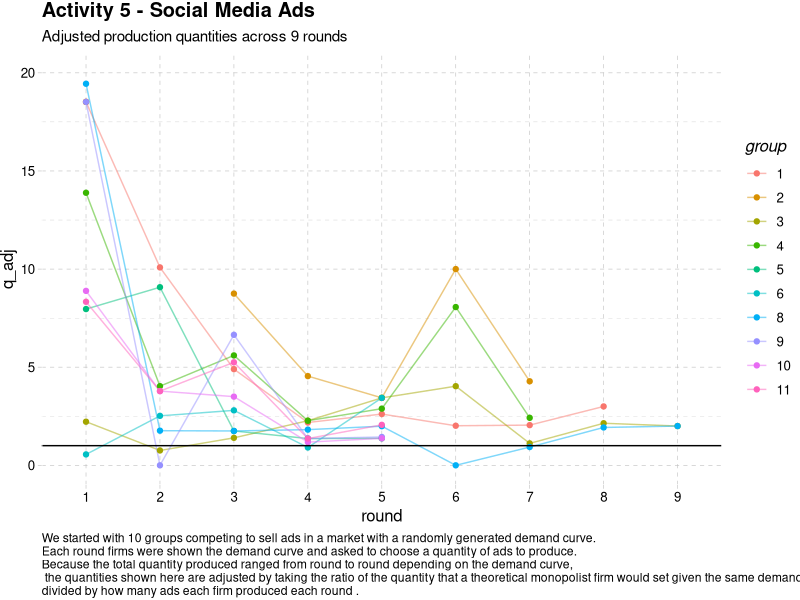

Recreate this plot in R.
## ---- chunk 1
# comments look like this
print("This is R code")
## ---- chunk 2
#| message: false
#| warning: false
# load tidyverse packages
library(tidyverse)

# load in the results recorded in class from csv file
data <- read_csv(file = "EC327F24-activity5_results.csv") %>%
  # change `group` and `round` to be categorical
  mutate(across(c(group, round), as_factor)) 

# Print the first 10 observations
head(data, n = 10)
## ---- chunk 3
#| message: false
#| warning: false
# modify data for plotting
data <- data %>%
  group_by(round) %>%
  mutate(num_firms = sum(!is.na(quantity))) %>%
  ungroup() %>%
  # standardize quantity by `a` and `b` of each round
  mutate(
    Q_mp = a/(2*b), # monopolist's quantity
    # equal split of monopoly quantity across all firms
    q_mp = Q_mp / num_firms,
    # divide actual quantities by cooperative quantities
    q_adj = quantity / q_mp
  ) 
data
## ---- chunk 4
# plot adjusted quantities produced for all groups across rounds
data %>%
  ggplot( aes( x = round, y = q_adj,
      group = group, color = group )) +
  geom_line(alpha = 0.5) +
  geom_point() +
  ylim(0,20) +
  geom_hline(yintercept = 1) +
  ggthemes::theme_pander() +
  theme(plot.caption = element_text(hjust = 0)) +
  labs(
    title = "Activity 5 - Social Media Ads",
    subtitle = "Adjusted production quantities across 9 rounds",
    caption = "We started with 10 groups competing to sell ads in a market with a randomly generated demand curve. \nEach round firms were shown the demand curve and asked to choose a quantity of ads to produce. \nBecause the total quantity produced ranged from round to round depending on the demand curve,\n the quantities shown here are adjusted by taking the ratio of the quantity that a theoretical monopolist firm would set given the same demand curve \ndivided by how many ads each firm produced each round ."
  ) 

